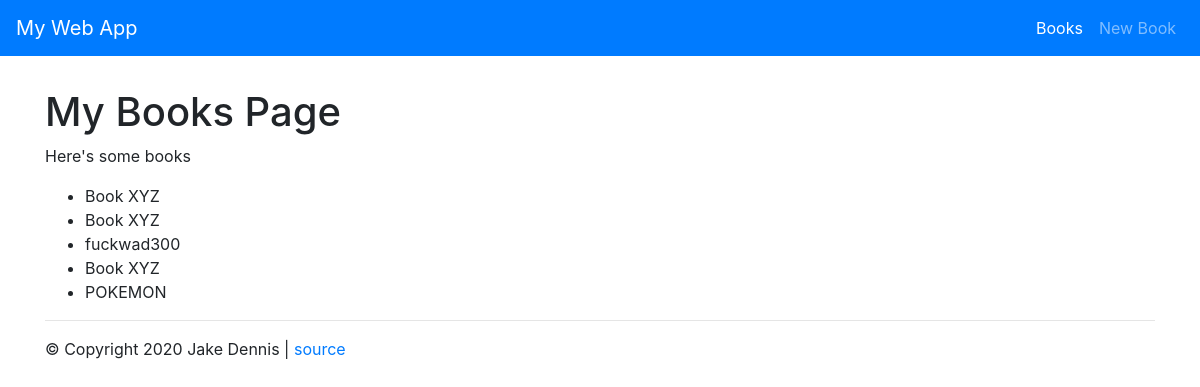
The app's page /books, older data.
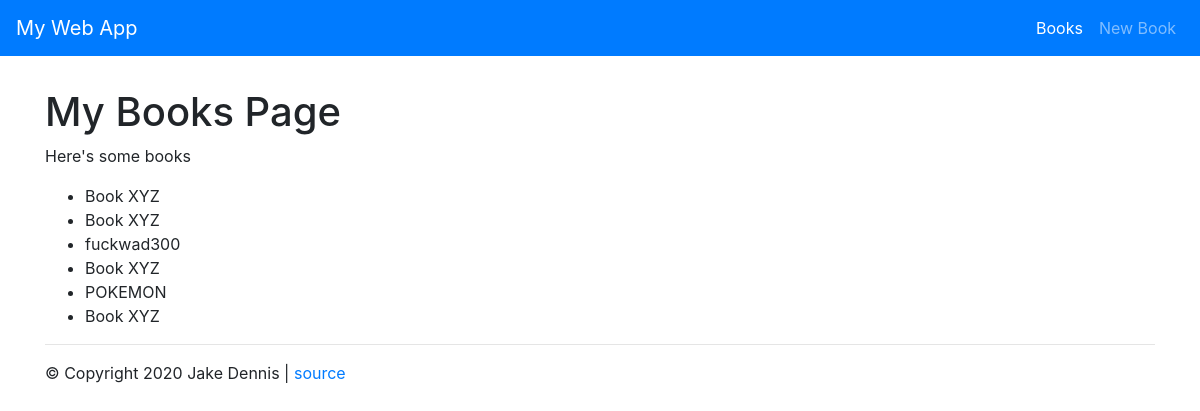
The same page, newer data.
### web_app/models.py (models this page shows)
class Book(db.Model):
    id = db.Column(db.Integer, primary_key=True)
    title = db.Column(db.String(128))
    author_id = db.Column(db.String(128))

### web_app/routes/book_routes.py (the view)
@book_routes.route("/books")
def list_books_for_humans():
    book_records = Book.query.all()
    print(book_records)
    return render_template("books.html", message="Here's some books", books=book_records)

### web_app/templates/books.html
{% extends "bootstrap_layout.html" %}
{% set active_page = "books" %}
{% block content %}
    <h1>My Books Page</h1>
    <p>{{ message }}</p>
    {% if books %}
        <ul>
        {% for book in books %}
            <li>{{ book.title }}</li>
        {% endfor %}
        </ul>
    {% else %}
        <p>Books not found.</p>
    {% endif %}
{% endblock %}

### web_app/templates/bootstrap_layout.html (shortened to what this page needs)
<!doctype html>
<html>
  <head>
    <link rel="stylesheet" href="https://stackpath.bootstrapcdn.com/bootstrap/4.4.1/css/bootstrap.min.css">
  </head>
  <body>
    {% set nav_links = [
      ('/books', 'books', 'Books'),
      ('/books/new', 'new_book', 'New Book')
    ] -%}
    {% set active_page = active_page|default('index') -%}
    <nav class="navbar navbar-expand-lg navbar-dark bg-primary">
      <a class="navbar-brand" href="/">My Web App</a>
      <div class="collapse navbar-collapse" id="navbarNavAltMarkup">
        <ul class="nav navbar-nav ml-auto">
          {% for href, id, link_text in nav_links %}
            {% if id == active_page %}
              {% set is_active = "active" -%}
            {% else %}
              {% set is_active = "" -%}
            {% endif %}
            <li class="nav-item">
              <a class="nav-link {{ is_active }}" href="{{href}}">{{link_text}}</a>
            </li>
          {% endfor %}
        </div>
    </nav>
    <div class="container" style="margin-top:2em;">
      <div id="content">
        {% block content %}
        {% endblock %}
      </div>
      <div id="footer">
        <hr>
        &copy; Copyright 2020 Jake Dennis |
        <a href="https://github.com/imdeja/">source</a>
      </div>
    </div>
  </body>
</html>

Row changes from the older to the newer data that the page shows:
added Book: title "Book XYZ"
